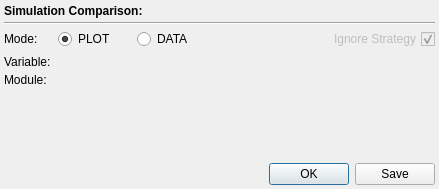
<?xml version="1.0" encoding="UTF-8"?>
<ui version="4.0">
 <class>SimComparisonWidget</class>
 <widget class="QWidget" name="SimComparisonWidget">
  <property name="geometry">
   <rect>
    <x>0</x>
    <y>0</y>
    <width>439</width>
    <height>189</height>
   </rect>
  </property>
  <property name="sizePolicy">
   <sizepolicy hsizetype="Preferred" vsizetype="Preferred">
    <horstretch>0</horstretch>
    <verstretch>0</verstretch>
   </sizepolicy>
  </property>
  <property name="minimumSize">
   <size>
    <width>320</width>
    <height>0</height>
   </size>
  </property>
  <property name="windowTitle">
   <string>Form</string>
  </property>
  <layout class="QVBoxLayout" name="verticalLayout">
   <property name="spacing">
    <number>4</number>
   </property>
   <property name="sizeConstraint">
    <enum>QLayout::SetDefaultConstraint</enum>
   </property>
   <property name="margin">
    <number>4</number>
   </property>
   <item>
    <widget class="QLabel" name="headingLabel">
     <property name="font">
      <font>
       <weight>75</weight>
       <bold>true</bold>
      </font>
     </property>
     <property name="text">
      <string>Simulation Comparison:</string>
     </property>
     <property name="textFormat">
      <enum>Qt::PlainText</enum>
     </property>
    </widget>
   </item>
   <item>
    <widget class="Line" name="line">
     <property name="orientation">
      <enum>Qt::Horizontal</enum>
     </property>
    </widget>
   </item>
   <item>
    <layout class="QHBoxLayout" name="topHorizontalLayout">
     <property name="sizeConstraint">
      <enum>QLayout::SetDefaultConstraint</enum>
     </property>
     <item>
      <widget class="QLabel" name="label_3">
       <property name="sizePolicy">
        <sizepolicy hsizetype="Fixed" vsizetype="Preferred">
         <horstretch>0</horstretch>
         <verstretch>0</verstretch>
        </sizepolicy>
       </property>
       <property name="minimumSize">
        <size>
         <width>50</width>
         <height>0</height>
        </size>
       </property>
       <property name="text">
        <string>Mode:</string>
       </property>
      </widget>
     </item>
     <item>
      <widget class="QRadioButton" name="plotButton">
       <property name="sizePolicy">
        <sizepolicy hsizetype="Fixed" vsizetype="Fixed">
         <horstretch>0</horstretch>
         <verstretch>0</verstretch>
        </sizepolicy>
       </property>
       <property name="minimumSize">
        <size>
         <width>75</width>
         <height>0</height>
        </size>
       </property>
       <property name="text">
        <string>PLOT</string>
       </property>
       <property name="checked">
        <bool>true</bool>
       </property>
       <attribute name="buttonGroup">
        <string notr="true">modeButtonGroup</string>
       </attribute>
      </widget>
     </item>
     <item>
      <widget class="QRadioButton" name="dataButton">
       <property name="enabled">
        <bool>true</bool>
       </property>
       <property name="sizePolicy">
        <sizepolicy hsizetype="Fixed" vsizetype="Fixed">
         <horstretch>0</horstretch>
         <verstretch>0</verstretch>
        </sizepolicy>
       </property>
       <property name="minimumSize">
        <size>
         <width>75</width>
         <height>0</height>
        </size>
       </property>
       <property name="text">
        <string>DATA</string>
       </property>
       <attribute name="buttonGroup">
        <string notr="true">modeButtonGroup</string>
       </attribute>
      </widget>
     </item>
     <item>
      <spacer name="horizontalSpacer">
       <property name="orientation">
        <enum>Qt::Horizontal</enum>
       </property>
       <property name="sizeHint" stdset="0">
        <size>
         <width>40</width>
         <height>20</height>
        </size>
       </property>
      </spacer>
     </item>
     <item>
      <widget class="QCheckBox" name="strategyBox">
       <property name="enabled">
        <bool>false</bool>
       </property>
       <property name="sizePolicy">
        <sizepolicy hsizetype="Fixed" vsizetype="Fixed">
         <horstretch>0</horstretch>
         <verstretch>0</verstretch>
        </sizepolicy>
       </property>
       <property name="minimumSize">
        <size>
         <width>150</width>
         <height>0</height>
        </size>
       </property>
       <property name="maximumSize">
        <size>
         <width>150</width>
         <height>16777215</height>
        </size>
       </property>
       <property name="layoutDirection">
        <enum>Qt::RightToLeft</enum>
       </property>
       <property name="text">
        <string>Ignore Strategy</string>
       </property>
       <property name="checked">
        <bool>true</bool>
       </property>
      </widget>
     </item>
    </layout>
   </item>
   <item>
    <spacer name="verticalSpacer_2">
     <property name="orientation">
      <enum>Qt::Vertical</enum>
     </property>
     <property name="sizeType">
      <enum>QSizePolicy::Fixed</enum>
     </property>
     <property name="sizeHint" stdset="0">
      <size>
       <width>20</width>
       <height>2</height>
      </size>
     </property>
    </spacer>
   </item>
   <item>
    <layout class="QHBoxLayout" name="bottomHorizontalLayout">
     <property name="sizeConstraint">
      <enum>QLayout::SetDefaultConstraint</enum>
     </property>
     <item>
      <widget class="QLabel" name="label_2">
       <property name="minimumSize">
        <size>
         <width>65</width>
         <height>0</height>
        </size>
       </property>
       <property name="text">
        <string>Variable:</string>
       </property>
      </widget>
     </item>
    </layout>
   </item>
   <item>
    <layout class="QHBoxLayout" name="middleHorizontalLayout">
     <item>
      <widget class="QLabel" name="label_4">
       <property name="minimumSize">
        <size>
         <width>65</width>
         <height>0</height>
        </size>
       </property>
       <property name="text">
        <string>Module:</string>
       </property>
      </widget>
     </item>
    </layout>
   </item>
   <item>
    <spacer name="verticalSpacer">
     <property name="orientation">
      <enum>Qt::Vertical</enum>
     </property>
     <property name="sizeHint" stdset="0">
      <size>
       <width>20</width>
       <height>80</height>
      </size>
     </property>
    </spacer>
   </item>
   <item>
    <widget class="QDialogButtonBox" name="buttonBox">
     <property name="standardButtons">
      <set>QDialogButtonBox::Ok|QDialogButtonBox::Save</set>
     </property>
    </widget>
   </item>
  </layout>
  <zorder>buttonBox</zorder>
  <zorder>line</zorder>
  <zorder>headingLabel</zorder>
  <zorder>verticalSpacer_2</zorder>
  <zorder></zorder>
 </widget>
 <resources/>
 <connections/>
 <buttongroups>
  <buttongroup name="modeButtonGroup"/>
 </buttongroups>
</ui>
